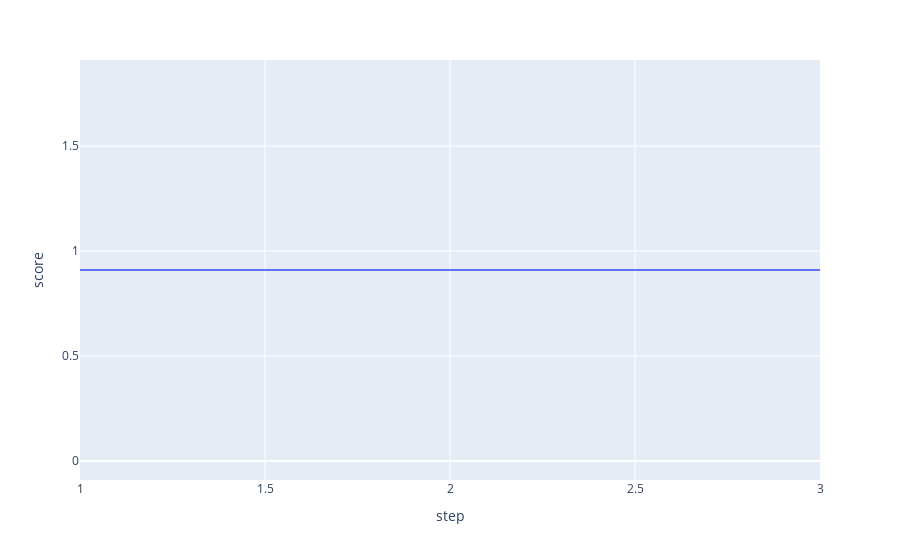

Notebook code cell kept with this figure:
### Code cell
px.line(df.groupby("step").max().reset_index(), x="step", y="score")

### Figure 1 — Plotly figure (JSON) as saved in the notebook; plotly's stock layout.template omitted (floating-point values rounded to 4 significant figures)
{"data": [{"hovertemplate": "step=%{x}<br>score=%{y}<extra></extra>", "legendgroup": "", "line": {"color": "#636efa", "dash": "solid"}, "marker": {"symbol": "circle"}, "mode": "lines", "name": "", "orientation": "v", "showlegend": false, "type": "scatter", "x": [1, 2, 3], "xaxis": "x", "y": [0.91, 0.91, 0.91], "yaxis": "y"}], "layout": {"legend": {"tracegroupgap": 0}, "margin": {"t": 60}, "xaxis": {"anchor": "y", "domain": [0, 1], "title": {"text": "step"}}, "yaxis": {"anchor": "x", "domain": [0, 1], "title": {"text": "score"}}}}
